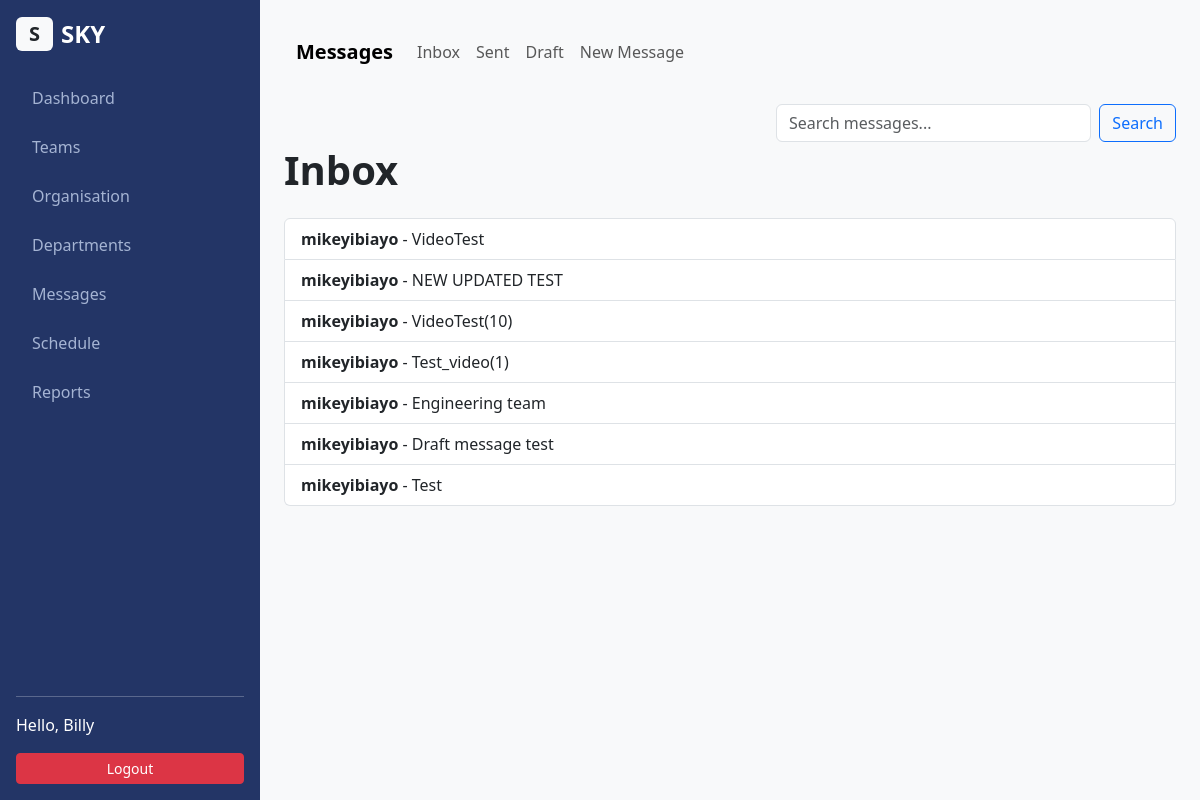
Screenshot of / (signed in) with the database file from the repository.
### messages/models.py (models this page shows, shortened)
class Message(models.Model):
    sender = models.ForeignKey(
        User,
        on_delete=models.CASCADE,
        related_name='sent_messages'
    )
    recipient = models.ForeignKey(
        User,
        on_delete=models.CASCADE,
        related_name='received_messages'
    )
    subject = models.CharField(max_length=200)
    body = models.TextField()
    is_draft = models.BooleanField(default=False)
    created_at = models.DateTimeField(auto_now_add=True)

### messages/views.py (the view)
# urls.py: path('', views.inbox, name='inbox'),
@login_required
def inbox(request):
    inbox_messages = Message.objects.filter(
        recipient=request.user,
        is_draft=False
    ).order_by('-created_at')
    return render(request, 'messages/inbox.html', {
        'inbox_messages': inbox_messages
    })

### messages/templates/messages/inbox.html (shortened to what this page needs)
{% extends "messages/base_messages.html" %}
{% block messages_content %}
<h1 class="mb-4">Inbox</h1>
<div class="list-group">
    {% for message in inbox_messages %}
        <a href="{% url 'messages:message_detail' message.id %}" class="list-group-item list-group-item-action">
            <strong>{{ message.sender.username }}</strong> - {{ message.subject }}
        </a>
    {% empty %}
        <div class="list-group-item text-center text-muted">
            No messages found.
        </div>
    {% endfor %}
</div>
{% endblock %}

### messages/templates/messages/base_messages.html (shortened to what this page needs)
{% extends "base.html" %}
{% block content %}
    {% include "messages/navbar.html" %}
    <div class="d-flex justify-content-end mb-1">
        <form
            method="GET"
            action="{% url 'messages:search_messages' %}"
            class="d-flex position-relative"
            style="max-width: 400px; width: 100%;"
            id="searchForm"
        >
            <input
                class="form-control me-2"
                type="search"
                name="query"
                id="searchInput"
                placeholder="Search messages..."
                value="{{ request.GET.query }}"
                autocomplete="off"
                required
            >
            <button class="btn btn-outline-primary" type="submit">
                Search
            </button>
        </form>
    </div>
    {% block messages_content %}
    {% endblock %}
{% endblock %}

### templates/base.html (shortened to what this page needs)
<!DOCTYPE html>
<html lang="en">
<head>
    {% load static %}
    <link href="https://cdn.jsdelivr.net/npm/bootstrap@5.3.8/dist/css/bootstrap.min.css" rel="stylesheet">
    <link rel="stylesheet" href="{% static 'style.css' %}">
</head>
<body>
    <div class="d-flex" style="min-height: 100vh;">
        <nav class="sidebar d-flex flex-column p-3">
            <a href="{% url 'messages:inbox' %}" class="d-flex align-items-center mb-4 me-md-auto text-white text-decoration-none">
                <span class="badge bg-light text-dark me-2 fs-5">S</span>
                <span class="fs-4 fw-bold">SKY</span>
            </a>
            <ul class="nav nav-pills flex-column mb-auto">
                <li class="nav-item">
                    <a href="#" class="nav-link text-white">
                        Dashboard
                    </a>
                </li>
                <li class="nav-item">
                    <a href="#" class="nav-link text-white">
                        Teams
                    </a>
                </li>
                <li class="nav-item">
                    <a href="{% url 'organisation' %}" class="nav-link text-white">
                        Organisation
                    </a>
                </li>
                <li class="nav-item">
                    <a href="{% url 'departments' %}" class="nav-link text-white">
                        Departments
                    </a>
                </li>
                <li class="nav-item">
                    <a href="{% url 'messages:inbox' %}" class="nav-link text-white">
                        Messages
                    </a>
                </li>
                <li class="nav-item">
                    <a href="#" class="nav-link text-white">
                        Schedule
                    </a>
                </li>
                <li class="nav-item">
                    <a href="#" class="nav-link text-white">
                        Reports
                    </a>
                </li>
            </ul>
            <hr class="text-white">
            <div>
                {% if user.is_authenticated %}
                    <span class="d-block mb-3 text-white">Hello, {{ user.username }}</span>
                    <a href="{% url 'logout' %}" class="btn btn-sm btn-danger w-100">Logout</a>
                {% else %}
                    <a href="{% url 'login' %}" class="btn btn-sm btn-primary w-100 mb-2">Login</a>
                    <a href="{% url 'signup' %}" class="btn btn-sm btn-success w-100">Sign Up</a>
                {% endif %}
            </div>
        </nav>
        <main class="main-content bg-light">
            <div class="container p-4">
                {% block content %}
                {% endblock %}
            </div>
        </main>
    </div>
</body>
</html>

### messages/templates/messages/navbar.html (shortened to what this page needs)
<nav class="navbar navbar-expand-lg navbar-light bg-light mb-4">
    <div class="container-fluid">
        <a class="navbar-brand fw-bold" href="{% url 'messages:inbox' %}">
            Messages
        </a>
        <div class="collapse navbar-collapse" id="navbarNav">
            <div class="navbar-nav">
                <a class="nav-link" href="{% url 'messages:inbox' %}">Inbox</a>
                <a class="nav-link" href="{% url 'messages:sent' %}">Sent</a>
                <a class="nav-link" href="{% url 'messages:draft' %}">Draft</a>
                <a class="nav-link" href="{% url 'messages:new_message' %}">New Message</a>
            </div>
        </div>
    </div>
</nav>

### static/style.css (style rules this page uses)
body { background-color: #f8f9fa; }
h1 { font-weight: 700; }
.navbar-brand { font-weight: bold; }
.sidebar { width: 260px; background-color: #233566; flex-shrink: 0; }
.sidebar .nav-link { color: #a5b4d3 !important; margin-bottom: 5px; border-radius: 8px; padding: 10px 16px; }
.main-content { flex-grow: 1; height: 100vh; overflow-y: auto; }

### rows the page displays
Message: sender.username "mikeyibiayo", subject "VideoTest"
Message: sender.username "mikeyibiayo", subject "NEW UPDATED TEST"
Message: sender.username "mikeyibiayo", subject "VideoTest(10)"
Message: sender.username "mikeyibiayo", subject "Test_video(1)"
Message: sender.username "mikeyibiayo", subject "Engineering team"
Message: sender.username "mikeyibiayo", subject "Draft message test"
Message: sender.username "mikeyibiayo", subject "Test"

### other values shown
{{ user.username }} "Billy"
